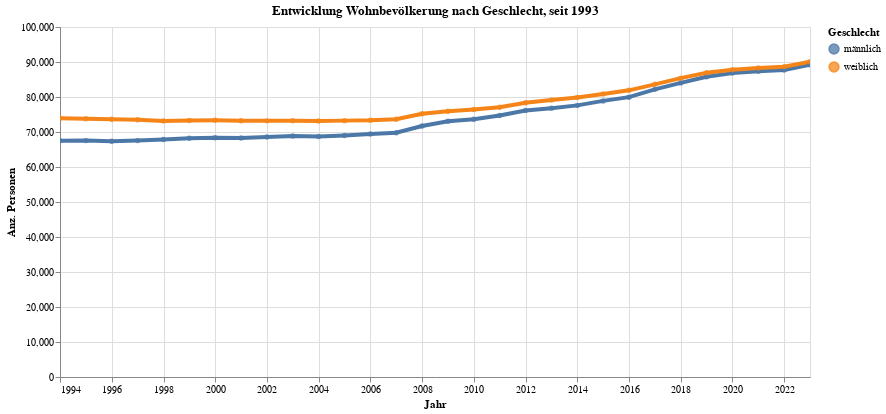

Notebook source saved alongside this figure:
### Code cell
myTitle="Entwicklung Wohnbevölkerung nach Geschlecht, seit "+str(data2betested.index.year.min())

highlight = alt.selection(type='single', on='mouseover',
                          fields=['SEX_lang'], nearest=True)
#x='date:StichtagDatJahr',
base = alt.Chart(myAgg3.reset_index(), title=myTitle).encode(
    x=alt.X('StichtagDatJahr', axis=alt.Axis(title='Jahr'))# , axis=alt.Axis(format='%', title='percentage')
    , y=alt.X('sum_WBev', axis=alt.Axis(title='Anz. Personen'))
    , color=alt.Color('SEX_lang', legend=alt.Legend(title="Geschlecht", orient="right"))  
    ,tooltip=['StichtagDatJahr', 'SEX_lang','sum_WBev']    
)
points = base.mark_circle().encode(
    opacity=alt.value(0.75)
).add_selection(
    highlight
).properties(
    width=750 , height=350
)
lines = base.mark_line().encode(
    size=alt.condition(~highlight, alt.value(0.5), alt.value(4))
).interactive()

lines + points

### Figure 1 — Vega-Lite specification as saved in the notebook (floating-point values rounded to 4 significant figures)
{"config": {"view": {"continuousWidth": 400, "continuousHeight": 300}}, "layer": [{"mark": "line", "encoding": {"color": {"type": "nominal", "field": "SEX_lang", "legend": {"orient": "right", "title": "Geschlecht"}}, "size": {"condition": {"value": 0.5, "selection": {"not": "selector007"}}, "value": 4}, "tooltip": [{"type": "temporal", "field": "StichtagDatJahr"}, {"type": "nominal", "field": "SEX_lang"}, {"type": "quantitative", "field": "sum_WBev"}], "x": {"type": "temporal", "axis": {"title": "Jahr"}, "field": "StichtagDatJahr"}, "y": {"type": "quantitative", "axis": {"title": "Anz. Personen"}, "field": "sum_WBev"}}, "selection": {"selector008": {"type": "interval", "bind": "scales", "encodings": ["x", "y"]}}, "title": "Entwicklung Wohnbevölkerung nach Geschlecht, seit 1993"}, {"mark": "circle", "encoding": {"color": {"type": "nominal", "field": "SEX_lang", "legend": {"orient": "right", "title": "Geschlecht"}}, "opacity": {"value": 0.75}, "tooltip": [{"type": "temporal", "field": "StichtagDatJahr"}, {"type": "nominal", "field": "SEX_lang"}, {"type": "quantitative", "field": "sum_WBev"}], "x": {"type": "temporal", "axis": {"title": "Jahr"}, "field": "StichtagDatJahr"}, "y": {"type": "quantitative", "axis": {"title": "Anz. Personen"}, "field": "sum_WBev"}}, "height": 350, "selection": {"selector007": {"type": "single", "on": "mouseover", "fields": ["SEX_lang"], "nearest": true}}, "title": "Entwicklung Wohnbevölkerung nach Geschlecht, seit 1993", "width": 750}], "data": {"name": "data-76186a6b5004343f568b77c552f60afc"}, "$schema": "https://vega.github.io/schema/vega-lite/v4.8.1.json", "datasets": {"data-76186a6b5004343f568b77c552f60afc": [{"StichtagDatJahr": "1993-12-31T00:00:00", "SEX_lang": "männlich", "SEX_code": "SEX0001", "sum_WBev": 67500.0}, {"StichtagDatJahr": "1993-12-31T00:00:00", "SEX_lang": "weiblich", "SEX_code": "SEX0002", "sum_WBev": 73910.0}, {"StichtagDatJahr": "1994-12-31T00:00:00", "SEX_lang": "männlich", "SEX_code": "SEX0001", "sum_WBev": 67540.0}, {"StichtagDatJahr": "1994-12-31T00:00:00", "SEX_lang": "weiblich", "SEX_code": "SEX0002", "sum_WBev": 73760.0}, {"StichtagDatJahr": "1995-12-31T00:00:00", "SEX_lang": "männlich", "SEX_code": "SEX0001", "sum_WBev": 67360.0}, {"StichtagDatJahr": "1995-12-31T00:00:00", "SEX_lang": "weiblich", "SEX_code": "SEX0002", "sum_WBev": 73610.0}, {"StichtagDatJahr": "1996-12-31T00:00:00", "SEX_lang": "männlich", "SEX_code": "SEX0001", "sum_WBev": 67540.0}, {"StichtagDatJahr": "1996-12-31T00:00:00", "SEX_lang": "weiblich", "SEX_code": "SEX0002", "sum_WBev": 73470.0}, {"StichtagDatJahr": "1997-12-31T00:00:00", "SEX_lang": "männlich", "SEX_code": "SEX0001", "sum_WBev": 67830.0}, {"StichtagDatJahr": "1997-12-31T00:00:00", "SEX_lang": "weiblich", "SEX_code": "SEX0002", "sum_WBev": 73180.0}, {"StichtagDatJahr": "1998-12-31T00:00:00", "SEX_lang": "männlich", "SEX_code": "SEX0001", "sum_WBev": 68190.0}, {"StichtagDatJahr": "1998-12-31T00:00:00", "SEX_lang": "weiblich", "SEX_code": "SEX0002", "sum_WBev": 73310.0}, {"StichtagDatJahr": "1999-12-31T00:00:00", "SEX_lang": "weiblich", "SEX_code": "SEX0002", "sum_WBev": 73340.0}, {"StichtagDatJahr": "1999-12-31T00:00:00", "SEX_lang": "männlich", "SEX_code": "SEX0001", "sum_WBev": 68380.0}, {"StichtagDatJahr": "2000-12-31T00:00:00", "SEX_lang": "männlich", "SEX_code": "SEX0001", "sum_WBev": 68300.0}, {"StichtagDatJahr": "2000-12-31T00:00:00", "SEX_lang": "weiblich", "SEX_code": "SEX0002", "sum_WBev": 73220.0}, {"StichtagDatJahr": "2001-12-31T00:00:00", "SEX_lang": "männlich", "SEX_code": "SEX0001", "sum_WBev": 68570.0}, {"StichtagDatJahr": "2001-12-31T00:00:00", "SEX_lang": "weiblich", "SEX_code": "SEX0002", "sum_WBev": 73180.0}, {"StichtagDatJahr": "2002-12-31T00:00:00", "SEX_lang": "männlich", "SEX_code": "SEX0001", "sum_WBev": 68880.0}, {"StichtagDatJahr": "2002-12-31T00:00:00", "SEX_lang": "weiblich", "SEX_code": "SEX0002", "sum_WBev": 73240.0}, {"StichtagDatJahr": "2003-12-31T00:00:00", "SEX_lang": "männlich", "SEX_code": "SEX0001", "sum_WBev": 68700.0}, {"StichtagDatJahr": "2003-12-31T00:00:00", "SEX_lang": "weiblich", "SEX_code": "SEX0002", "sum_WBev": 73120.0}, {"StichtagDatJahr": "2004-12-31T00:00:00", "SEX_lang": "männlich", "SEX_code": "SEX0001", "sum_WBev": 69000.0}, {"StichtagDatJahr": "2004-12-31T00:00:00", "SEX_lang": "weiblich", "SEX_code": "SEX0002", "sum_WBev": 73250.0}, {"StichtagDatJahr": "2005-12-31T00:00:00", "SEX_lang": "männlich", "SEX_code": "SEX0001", "sum_WBev": 69410.0}, {"StichtagDatJahr": "2005-12-31T00:00:00", "SEX_lang": "weiblich", "SEX_code": "SEX0002", "sum_WBev": 73350.0}, {"StichtagDatJahr": "2006-12-31T00:00:00", "SEX_lang": "männlich", "SEX_code": "SEX0001", "sum_WBev": 69820.0}, {"StichtagDatJahr": "2006-12-31T00:00:00", "SEX_lang": "weiblich", "SEX_code": "SEX0002", "sum_WBev": 73660.0}, {"StichtagDatJahr": "2007-12-31T00:00:00", "SEX_lang": "weiblich", "SEX_code": "SEX0002", "sum_WBev": 75200.0}, {"StichtagDatJahr": "2007-12-31T00:00:00", "SEX_lang": "männlich", "SEX_code": "SEX0001", "sum_WBev": 71730.0}, {"StichtagDatJahr": "2008-12-31T00:00:00", "SEX_lang": "männlich", "SEX_code": "SEX0001", "sum_WBev": 73100.0}, {"StichtagDatJahr": "2008-12-31T00:00:00", "SEX_lang": "weiblich", "SEX_code": "SEX0002", "sum_WBev": 75930.0}, {"StichtagDatJahr": "2009-12-31T00:00:00", "SEX_lang": "männlich", "SEX_code": "SEX0001", "sum_WBev": 73670.0}, {"StichtagDatJahr": "2009-12-31T00:00:00", "SEX_lang": "weiblich", "SEX_code": "SEX0002", "sum_WBev": 76440.0}, {"StichtagDatJahr": "2010-12-31T00:00:00", "SEX_lang": "männlich", "SEX_code": "SEX0001", "sum_WBev": 74740.0}, {"StichtagDatJahr": "2010-12-31T00:00:00", "SEX_lang": "weiblich", "SEX_code": "SEX0002", "sum_WBev": 77060.0}, {"StichtagDatJahr": "2011-12-31T00:00:00", "SEX_lang": "männlich", "SEX_code": "SEX0001", "sum_WBev": 76160.0}, {"StichtagDatJahr": "2011-12-31T00:00:00", "SEX_lang": "weiblich", "SEX_code": "SEX0002", "sum_WBev": 78370.0}, {"StichtagDatJahr": "2012-12-31T00:00:00", "SEX_lang": "männlich", "SEX_code": "SEX0001", "sum_WBev": 76820.0}, {"StichtagDatJahr": "2012-12-31T00:00:00", "SEX_lang": "weiblich", "SEX_code": "SEX0002", "sum_WBev": 79150.0}, {"StichtagDatJahr": "2013-12-31T00:00:00", "SEX_lang": "männlich", "SEX_code": "SEX0001", "sum_WBev": 77600.0}, {"StichtagDatJahr": "2013-12-31T00:00:00", "SEX_lang": "weiblich", "SEX_code": "SEX0002", "sum_WBev": 79850.0}, {"StichtagDatJahr": "2014-12-31T00:00:00", "SEX_lang": "weiblich", "SEX_code": "SEX0002", "sum_WBev": 80890.0}, {"StichtagDatJahr": "2014-12-31T00:00:00", "SEX_lang": "männlich", "SEX_code": "SEX0001", "sum_WBev": 78890.0}, {"StichtagDatJahr": "2015-12-31T00:00:00", "SEX_lang": "weiblich", "SEX_code": "SEX0002", "sum_WBev": 81900.0}, {"StichtagDatJahr": "2015-12-31T00:00:00", "SEX_lang": "männlich", "SEX_code": "SEX0001", "sum_WBev": 79960.0}, {"StichtagDatJahr": "2016-12-31T00:00:00", "SEX_lang": "männlich", "SEX_code": "SEX0001", "sum_WBev": 82180.0}, {"StichtagDatJahr": "2016-12-31T00:00:00", "SEX_lang": "weiblich", "SEX_code": "SEX0002", "sum_WBev": 83620.0}, {"StichtagDatJahr": "2017-12-31T00:00:00", "SEX_lang": "männlich", "SEX_code": "SEX0001", "sum_WBev": 84030.0}, {"StichtagDatJahr": "2017-12-31T00:00:00", "SEX_lang": "weiblich", "SEX_code": "SEX0002", "sum_WBev": 85390.0}, {"StichtagDatJahr": "2018-12-31T00:00:00", "SEX_lang": "männlich", "SEX_code": "SEX0001", "sum_WBev": 85760.0}, {"StichtagDatJahr": "2018-12-31T00:00:00", "SEX_lang": "weiblich", "SEX_code": "SEX0002", "sum_WBev": 86950.0}, {"StichtagDatJahr": "2019-12-31T00:00:00", "SEX_lang": "männlich", "SEX_code": "SEX0001", "sum_WBev": 86820.0}, {"StichtagDatJahr": "2019-12-31T00:00:00", "SEX_lang": "weiblich", "SEX_code": "SEX0002", "sum_WBev": 87790.0}, {"StichtagDatJahr": "2020-12-31T00:00:00", "SEX_lang": "männlich", "SEX_code": "SEX0001", "sum_WBev": 87360.0}, {"StichtagDatJahr": "2020-12-31T00:00:00", "SEX_lang": "weiblich", "SEX_code": "SEX0002", "sum_WBev": 88320.0}, {"StichtagDatJahr": "2021-12-31T00:00:00", "SEX_lang": "männlich", "SEX_code": "SEX0001", "sum_WBev": 87740.0}, {"StichtagDatJahr": "2021-12-31T00:00:00", "SEX_lang": "weiblich", "SEX_code": "SEX0002", "sum_WBev": 88660.0}, {"StichtagDatJahr": "2022-12-31T00:00:00", "SEX_lang": "männlich", "SEX_code": "SEX0001", "sum_WBev": 89240.0}, {"StichtagDatJahr": "2022-12-31T00:00:00", "SEX_lang": "weiblich", "SEX_code": "SEX0002", "sum_WBev": 90070.0}]}}
